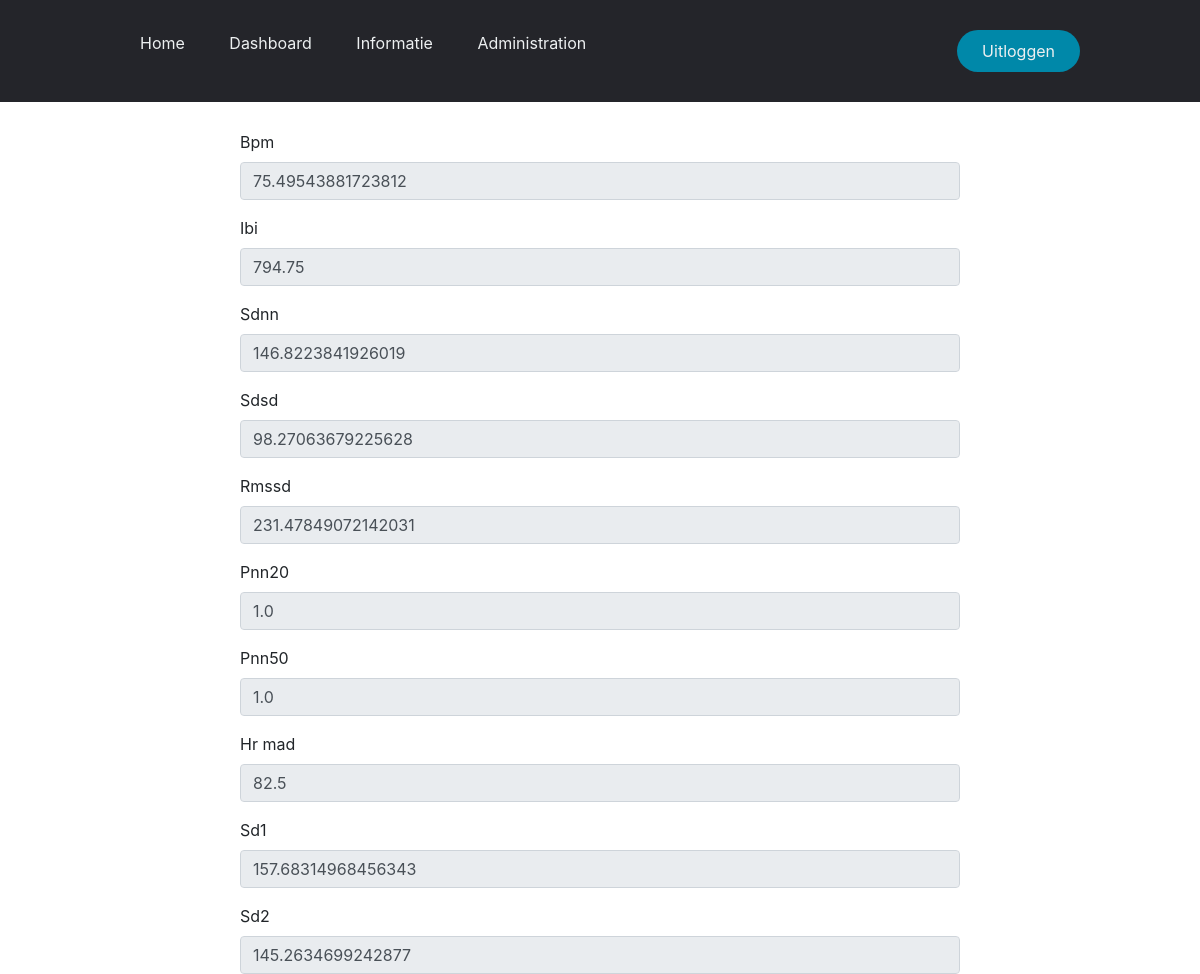
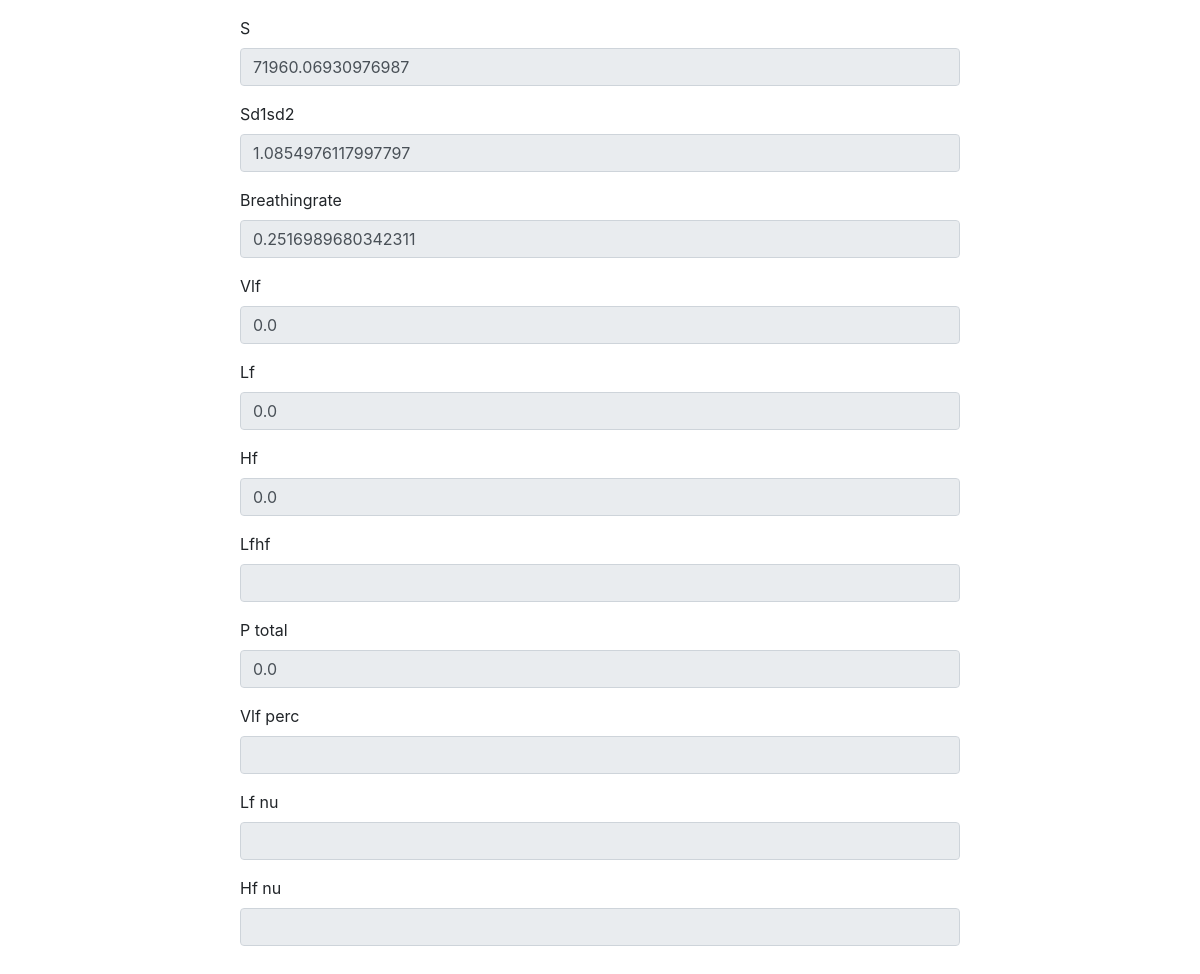
Screenshot of /ppg/results/1/ (signed in) with the database file from the repository (2 pictures, top to bottom).
### ppg_analyser/models.py (models this page shows)
class Processed_ppg_data(models.Model):
    user = models.ForeignKey(User, on_delete=models.CASCADE, related_name="ppg_data", editable=False)
    raw_ppg_data_id = models.ForeignKey(Raw_ppg_data, on_delete=models.CASCADE, editable=False)
    finished_time = models.DateTimeField(auto_now=True)
    bpm = models.FloatField(blank=True, null=True, )
    ibi = models.FloatField(blank=True, null=True)
    sdnn = models.FloatField(blank=True, null=True)
    sdsd = models.FloatField(blank=True, null=True)
    rmssd = models.FloatField(blank=True, null=True)
    pnn20 = models.FloatField(blank=True, null=True)
    pnn50 = models.FloatField(blank=True, null=True)
    hr_mad = models.FloatField(blank=True, null=True)
    sd1 = models.FloatField(blank=True, null=True)
    sd2 = models.FloatField(blank=True, null=True)
    s = models.FloatField(blank=True, null=True)
    sd1sd2 = models.FloatField(blank=True, null=True)
    breathingrate = models.FloatField(blank=True, null=True)
    vlf = models.FloatField(blank=True, null=True)
    lf = models.FloatField(blank=True, null=True)
    hf = models.FloatField(blank=True, null=True)
    lfhf = models.FloatField(blank=True, null=True)
    p_total = models.FloatField(blank=True, null=True)
    vlf_perc = models.FloatField(blank=True, null=True)
    hf_perc = models.FloatField(blank=True, null=True)
    lf_nu = models.FloatField(blank=True, null=True)
    hf_nu = models.FloatField(blank=True, null=True)
    class Meta:
        get_latest_by = 'finished_time'

### ppg_analyser/views.py (the view)
# urls.py: path('results/<int:form_id>/', views.ppgviewer_view, name= 'pgginfo'),
@login_required
def ppgviewer_view(request, form_id):
    item = get_object_or_404(Processed_ppg_data, id=form_id)
    form = ReadOnlyPPGForm(instance = item)
    return render(request, "form_view.html", context={
        "form": form,
    })

### pageGenerator/templates/form_view.html
{% extends 'base.html' %}
{% load crispy_forms_tags %}
{% block page_content %}
<div class="wrapper-forms">
    {% crispy form %}
</div>
{% endblock %}

### pageGenerator/templates/base.html (shortened to what this page needs)
{% load static %}
<!DOCTYPE html>
<html>
    <head>
        <link rel="stylesheet" href="https://cdn.jsdelivr.net/npm/bootstrap@4.0.0/dist/css/bootstrap.min.css">
        <link rel="stylesheet" href="{% static 'css/styles.css' %}" type="text/css">
    </head>
    <body>
        {% include 'header.html' %}
        <div class="page_content">
            {% block page_content %}{% endblock %}
        </div>
    </body>
</html>

### pageGenerator/templates/header.html (shortened to what this page needs)
<header>
    <nav>
        <ul class="nav__links">
            <li><a href="/">Home</a></li>
            {% if user.is_authenticated %}<li><a href="/dashboard/">Dashboard</a></li>{% endif %}
            <li><a href="{% url 'information' %}">Informatie</a></li>
            {% if user.is_superuser  %}<li><a href="/admin/">Administration</a></li>{% endif %}
        </ul>
    </nav>
    {% if user.is_authenticated %}<a href="/accounts/logout/"><button>Uitloggen</button></a>{% endif %}
</header>

### pageGenerator/static/css/styles.css (style rules this page uses)
* { box-sizing: border-box; margin: 0; padding: 0; }
li, a, button { font-size: 16px; color: #edf0f1; text-decoration: none; }
header { display: flex; justify-content: space-between; align-items: center; padding: 30px 10%; background-color: #24252A; }
.nav__links { list-style: none; }
.nav__links li { display: inline-block; padding: 0 20px; }
.nav__links li a { transition: all 0.3s ease 0s; }
button { padding: 9px 25px; background: rgba(0, 136, 169, 1); border: none; border-radius:50px; cursor: pointer; transition: all 0.3s ease 0s; }
.page_content { margin: 20px 20%; }

### rows the page displays
Processed_ppg_data: bpm "75.49543881723812", ibi "794.75", sdnn "146.8223841926019", sdsd "98.27063679225628", rmssd "231.47849072142031", pnn20 "1.0", pnn50 "1.0", hr_mad "82.5", sd1 "157.68314968456343", sd2 "145.2634699242877", s "71960.06930976987", sd1sd2 "1.0854976117997797", breathingrate "0.2516989680342311", vlf "0.0", lf "0.0", hf "0.0", p_total "0.0"
